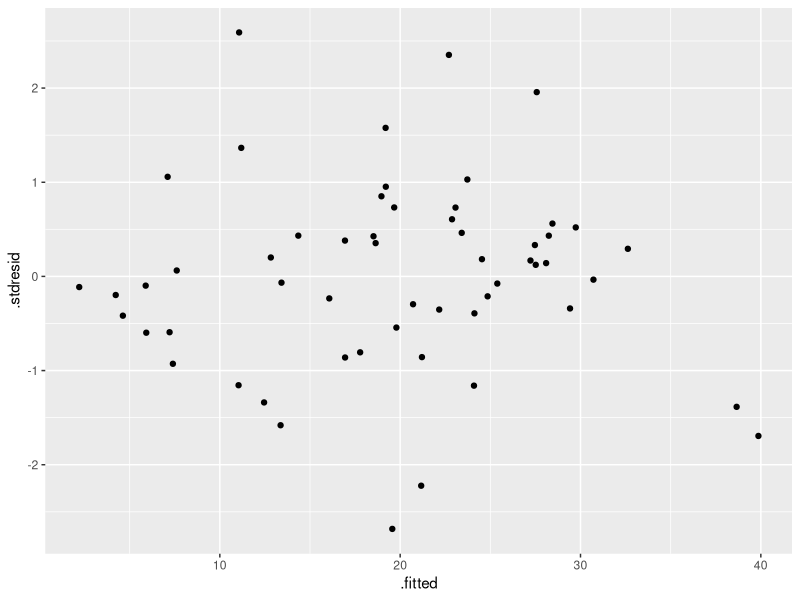
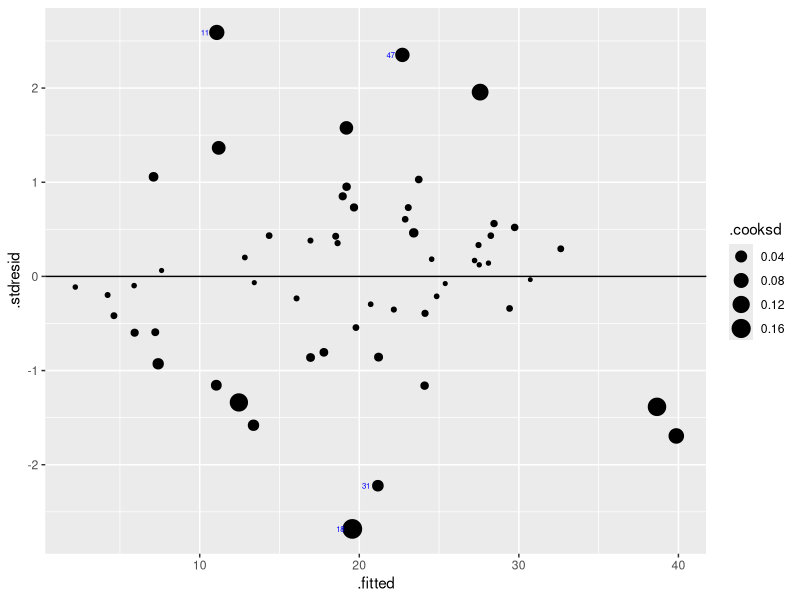
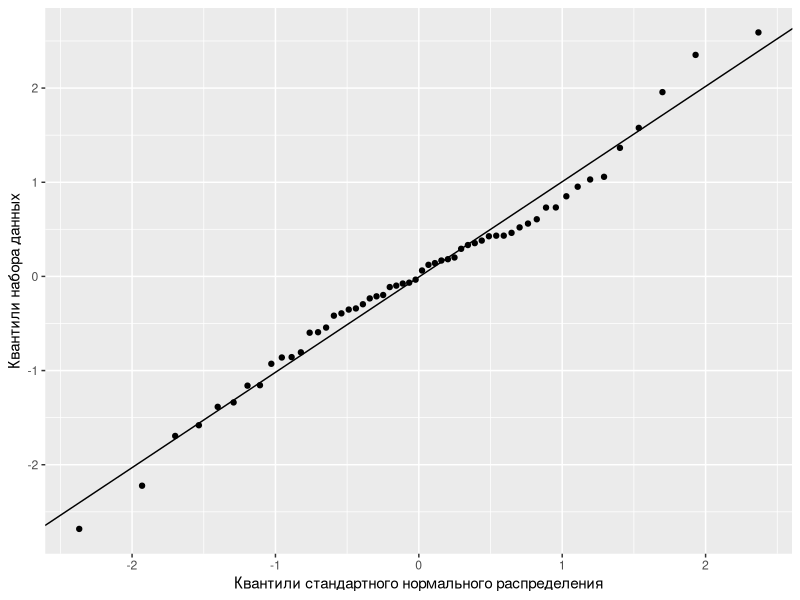

The R script that drew these images, in order:
## ---- chunk 1
options(width = 70, scipen = 6, digits = 3)
library(knitr)
opts_chunk$set(fig.show='hold', size='footnotesize', comment="#", warning=FALSE, message=FALSE, dev='cairo_pdf', fig.height=2.5, fig.width=7.7)
## ---- chunk 2
# установите рабочую директорию
# birds <- read.delim(file = "data/loyn.csv") # из .csv
library(readxl)
birds <- read_excel("data/loyn.xls", sheet = 1)
str(birds)
## ---- chunk 3
bird_lm <- lm(abund ~ l10area + l10dist + l10ldist + yr.isol, data = birds)
summary(bird_lm)
## ---- chunk 4
coef(bird_lm)
bird_lm$call
## ---- chunk 5
lm_equation <- function(fit, strict = TRUE){
#   extracting call formula 
  frml <- as.character(fit$call)[2]
#   extract signs
    sign <- ifelse(grepl("-", coef(fit)[-1]), " - ", " + ")
  # extract coefficients
  coeffs <- format(abs(coef(fit)), digits = 2, trim = TRUE)
  if(strict == TRUE){
    i <- 1:(length(coeffs) - 1)
    vars <- c("Y", paste0(" X", i))
    
  } else {
# extract vector of variable names
  vars <- unlist(strsplit(frml, "[~+]"))
# combine everything
  }
  start <- ifelse(coef(fit)[1] > 0, paste(vars[1], coeffs[1], sep = " = "), paste(vars[1], coeffs[1], sep = " = - "))
  end <- paste(sign, coeffs[-1], vars[-1], sep = "", collapse = "")
  return(cat(start, end, sep = ""))
}
## ---- chunk 6
coef(bird_lm)
## ---- chunk 7
lm_equation(bird_lm, strict=FALSE)
## ---- chunk 8
lm_equation(bird_lm)
## ---- chunk 9
coef(bird_lm)
## ---- chunk 10
scaled_bird_lm <- lm(abund ~ scale(l10area) + scale(l10dist) + 
                       scale(l10ldist) + scale(yr.isol), data = birds)
coef(scaled_bird_lm)
## ---- chunk 11
summary(scaled_bird_lm)
## ---- chunk 12
summary(bird_lm)$adj.r.squared
## ---- chunk 13
library(car)
vif(bird_lm) # variance inflation factors
sqrt(vif(bird_lm)) > 2 # есть ли проблемы?
1/vif(bird_lm) # tolerance
## ---- chunk 14
library(ggplot2) # там есть функция fortify()
bird_diag <- fortify(bird_lm)

head(bird_diag, 2)
## ---- chunk 15
ggplot(data = bird_diag, aes(x = .fitted, y = .stdresid)) + geom_point()
## ---- chunk 16
# Создаем логический вектор, где TRUE, 
# если стандартизованный остаток больше 2
f_outlier <- abs(bird_diag$.stdresid) > 2
# Создаем будущие ярлыки
labs <- ifelse(test = f_outlier,
               yes = row(bird_diag), # Если test == TRUE
               no = "") # Если test == FALSE

gg_resid <- ggplot(data = bird_diag, 
                   aes(x = .fitted, y = .stdresid)) + 
  geom_point(aes(size = .cooksd)) + # расстояние Кука
  geom_hline(yintercept = 0) +   # горизонтальная линия y = 0
  geom_text(aes(label = labs), hjust = 2, colour = "blue", 
            size = 2) # номера наблюдений с остатками больше 2SD
## ---- chunk 17
gg_resid
## ---- chunk 18
mean_val <- mean(bird_diag$.stdresid)  
sd_val <- sd(bird_diag$.stdresid)
ggplot(bird_diag, aes(sample = .stdresid)) + geom_point(stat = "qq") +
geom_abline(intercept = mean_val, slope = sd_val) + # точки должны быть здесь
  labs(x = "Квантили стандартного нормального распределения", y = "Квантили набора данных")
## ---- chunk 19

